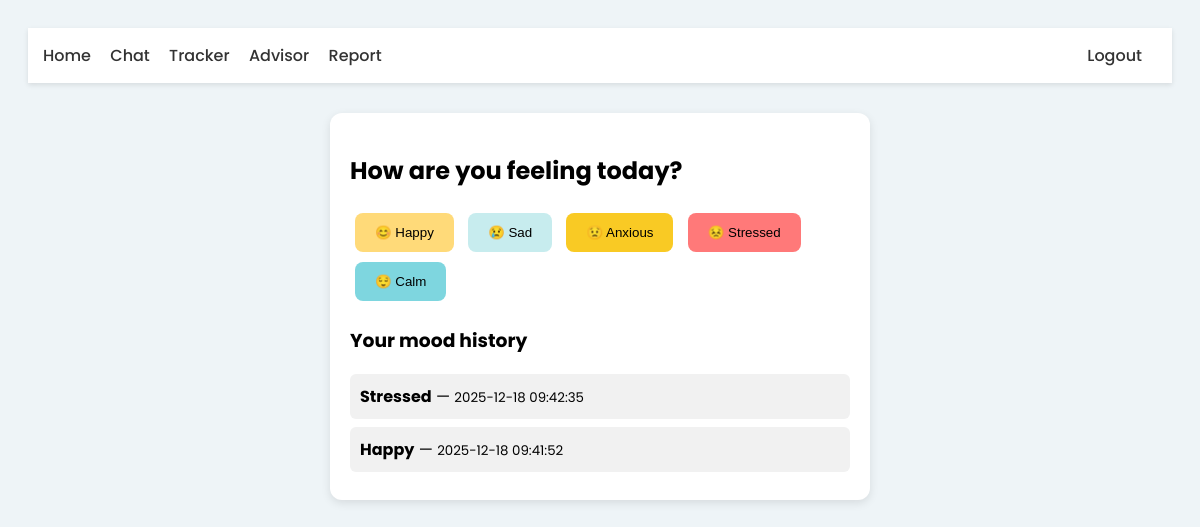
/tracker (signed in), run on the app's committed database.
### models.py (models this page shows)
class Mood(db.Model):
    id = db.Column(db.Integer, primary_key=True)
    mood = db.Column(db.String(50))
    time = db.Column(db.String(50))
    user_id = db.Column(db.Integer, db.ForeignKey("user.id"), nullable=False)

### app.py (the view, shortened to what this page needs)
@app.route("/tracker", methods=["GET", "POST"])
@login_required
def tracker():
    user_id = session["user"]
    moods = Mood.query.filter_by(user_id=user_id).order_by(Mood.id.desc()).all()
    return render_template("tracker.html", mood_log=moods)

### app.py (called while the page is built)
def login_required(fn):
    from functools import wraps
    @wraps(fn)
    def wrapper(*args, **kwargs):
        if "user" not in session:
            return redirect(url_for("login"))
        return fn(*args, **kwargs)
    return wrapper

### templates/tracker.html (shortened to what this page needs)
<!DOCTYPE html>
<html lang="en">
<head>
</head>
<body>
<nav>
    <a href="/home">Home</a>
    <a href="/chat">Chat</a>
    <a href="/tracker">Tracker</a>
    <a href="/advisor">Advisor</a>
    <a href="/report">Report</a>
    <a href="/logout" style="float:right;">Logout</a>
</nav>
<div class="box">
    <h2>How are you feeling today?</h2>
    <form method="POST">
        <button name="mood" value="Happy" class="mood-btn" style="background:#ffda79;">😊 Happy</button>
        <button name="mood" value="Sad" class="mood-btn" style="background:#c7ecee;">😢 Sad</button>
        <button name="mood" value="Anxious" class="mood-btn" style="background:#f9ca24;">😟 Anxious</button>
        <button name="mood" value="Stressed" class="mood-btn" style="background:#ff7979;">😣 Stressed</button>
        <button name="mood" value="Calm" class="mood-btn" style="background:#7ed6df;">😌 Calm</button>
    </form>
    <div class="list">
        <h3>Your mood history</h3>
        {% for m in mood_log %}
        <div class="entry">
            <b>{{ m.mood }}</b> — <small>{{ m.time }}</small>
        </div>
        {% endfor %}
    </div>
</div>
</body>
</html>

### templates/tracker.html (style rules this page uses)
body { font-family: 'Poppins', sans-serif; background: #eef4f7; padding: 20px; }
nav { background: white; padding: 15px; box-shadow: 0 2px 5px rgba(0,0,0,0.1); }
nav a { margin-right: 15px; text-decoration: none; font-weight: 500; color: #333; }
.box { background: white; padding: 20px; border-radius: 12px; max-width: 500px; margin: 30px auto; box-shadow: 0 3px 10px rgba(0,0,0,0.1); }
.mood-btn { padding: 12px 20px; border-radius: 8px; border: none; margin: 5px; cursor: pointer; font-weight: 500; }
.list { margin-top: 20px; }
.entry { padding: 10px; background: #f1f1f1; margin-bottom: 8px; border-radius: 6px; }

### data on the page
Mood: mood "Stressed", time "2025-12-18 09:42:35"
Mood: mood "Happy", time "2025-12-18 09:41:52"
